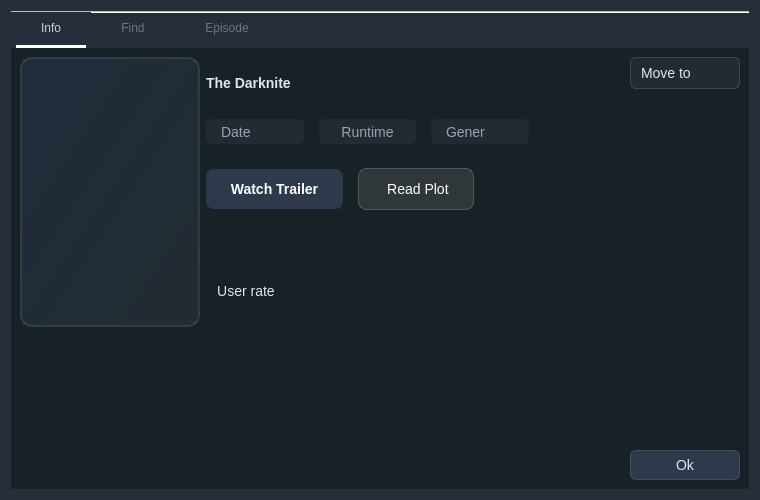
<?xml version="1.0" encoding="UTF-8"?>
<ui version="4.0">
 <class>show</class>
 <widget class="QWidget" name="show">
  <property name="geometry">
   <rect>
    <x>0</x>
    <y>0</y>
    <width>760</width>
    <height>500</height>
   </rect>
  </property>
  <property name="sizePolicy">
   <sizepolicy hsizetype="Maximum" vsizetype="Minimum">
    <horstretch>0</horstretch>
    <verstretch>0</verstretch>
   </sizepolicy>
  </property>
  <property name="minimumSize">
   <size>
    <width>674</width>
    <height>500</height>
   </size>
  </property>
  <property name="maximumSize">
   <size>
    <width>1000</width>
    <height>16777215</height>
   </size>
  </property>
  <property name="windowTitle">
   <string>Form</string>
  </property>
  <property name="styleSheet">
   <string notr="true">/* ===== SCROLL AREAS &amp; CONTAINERS ===== */
QScrollArea, QStackedWidget,
QWidget#scroll_content, 
QWidget#info_scrollarea,
QWidget#scroll_content_2, 
QWidget#info_scrollarea_2,
QListWidget#ep_list_widget {
    background-color: #182126;
    border: none;
}

QWidget#show {
    background-color: #262e39;
}

/* ===== BASE TEXT STYLES ===== */
QLabel, QLineEdit, QPushButton, QComboBox {
    color: #e0e6f0;
    font-size: 14px;
    background-color: transparent;
}

/* ===== INPUT FIELDS ===== */
QLineEdit {
    background-color: rgba(255, 255, 255, 0.05);
    padding: 6px;
    border: none;
    border-bottom: 1px solid rgba(255, 255, 255, 0.2);
    border-radius: 4px;
}

QLineEdit:hover {
    background-color: rgba(255, 255, 255, 0.1);
}

QLineEdit:focus {
    border-bottom: 2px solid #5891ff;
    background-color: rgba(255, 255, 255, 0.12);
    outline: none;
}

/* ===== BUTTONS ===== */
QPushButton {
    background-color: #2e3a4b;
    border: 1px solid rgba(255, 255, 255, 0.15);
    border-radius: 6px;
    padding: 6px 14px;
}

QPushButton:hover {
    background-color: #3c4d63;
    border: 1px solid #5891ff;
}

QPushButton:pressed {
    background-color: #1e2a3a;
    border: 1px solid #4f7de0;
}

QPushButton:disabled {
    color: rgba(255, 255, 255, 0.4);
    background-color: rgba(255, 255, 255, 0.05);
    border: 1px solid rgba(255, 255, 255, 0.1);
}

/* ===== COMBO BOXES ===== */
QComboBox {
    background-color: rgba(255, 255, 255, 0.05);
    border: 1px solid rgba(255, 255, 255, 0.15);
    border-radius: 6px;
    padding: 6px 10px;
}

QComboBox:hover {
    background-color: rgba(255, 255, 255, 0.1);
    border: 1px solid #5891ff;
}

QComboBox:focus {
    border: 1px solid #5891ff;
    background-color: rgba(255, 255, 255, 0.12);
    outline: none;
}

QComboBox::drop-down {
    border: none;
    width: 25px;
    background-color: transparent;
}

QComboBox::down-arrow {
    image: url(:/icons/Icons/sort_by.png);
    width: 20px;
    height: 20px;
}

QComboBox QAbstractItemView {
    background-color: #2e3a4b;
    color: #e0e6f0;
    border: 1px solid #5891ff;
    selection-background-color: #3c4d63;
    selection-color: #ffffff;
}

/* ===== TABS ===== */
QTabWidget::pane {
    border: none;
    background: transparent;
}

QTabBar {
    qproperty-drawBase: 0;
    alignment: center;
}

QTabBar::tab {
    background: transparent;
    color: #6d747e;
    padding: 10px 25px;
    margin: 0px 5px;
    font: 13pt &quot;Segoe UI&quot;;
    border-bottom: 3px solid transparent;
}

QTabBar::tab:selected {
    color: #cad1d9;
    border-bottom: 3px solid #fbffff;
}

QTabBar::tab:hover {
    color: #cad1d9;
}

/* ===== LABELS ===== */
QLabel#show_image_lable {
    border: none;
    border-radius: 6px;
    padding: 4px;
}

QDialog {
    background-color:#182126;    /* your dark color */
    color: white;
}

QDialog QLabel {
    color: white;
}


QScrollArea {
    border: none;
    background-color: transparent;
}

QScrollBar:vertical {
    border: none;
    background: transparent;
    width: 8px;
    margin: 0px;
}

QScrollBar::handle:vertical {
    background: rgba(255, 255, 255, 0.2);
    min-height: 30px;
    border-radius: 4px;
}

QScrollBar::handle:vertical:hover {
    background: rgba(255, 255, 255, 0.3);
}

QScrollBar::handle:vertical:pressed {
    background: rgba(255, 255, 255, 0.4);
}

QScrollBar::add-line:vertical,
QScrollBar::sub-line:vertical,
QScrollBar::add-page:vertical,
QScrollBar::sub-page:vertical {
    background: none;
    height: 0px;
}

/* Horizontal */
QScrollBar:horizontal {
    border: none;
    background: transparent;
    height: 8px;
    margin: 0px;
}

QScrollBar::handle:horizontal {
    background: rgba(255, 255, 255, 0.2);
    min-width: 30px;
    border-radius: 4px;
}

QScrollBar::handle:horizontal:hover {
    background: rgba(255, 255, 255, 0.3);
}

QScrollBar::handle:horizontal:pressed {
    background: rgba(255, 255, 255, 0.4);
}

QScrollBar::add-line:horizontal,
QScrollBar::sub-line:horizontal,
QScrollBar::add-page:horizontal,
QScrollBar::sub-page:horizontal {
    background: none;
    width: 0px;
}</string>
  </property>
  <layout class="QGridLayout" name="gridLayout">
   <item row="0" column="0">
    <widget class="QTabWidget" name="tabWidget">
     <property name="currentIndex">
      <number>0</number>
     </property>
     <property name="documentMode">
      <bool>true</bool>
     </property>
     <widget class="QWidget" name="tab">
      <attribute name="title">
       <string>Info</string>
      </attribute>
      <layout class="QGridLayout" name="gridLayout_3">
       <property name="leftMargin">
        <number>9</number>
       </property>
       <property name="topMargin">
        <number>9</number>
       </property>
       <property name="rightMargin">
        <number>9</number>
       </property>
       <property name="bottomMargin">
        <number>9</number>
       </property>
       <property name="horizontalSpacing">
        <number>6</number>
       </property>
       <item row="0" column="1">
        <widget class="QComboBox" name="status_combobox">
         <property name="sizePolicy">
          <sizepolicy hsizetype="Fixed" vsizetype="Fixed">
           <horstretch>0</horstretch>
           <verstretch>0</verstretch>
          </sizepolicy>
         </property>
         <property name="minimumSize">
          <size>
           <width>110</width>
           <height>0</height>
          </size>
         </property>
         <property name="maximumSize">
          <size>
           <width>100</width>
           <height>16777215</height>
          </size>
         </property>
         <property name="styleSheet">
          <string notr="true"/>
         </property>
         <property name="iconSize">
          <size>
           <width>16</width>
           <height>16</height>
          </size>
         </property>
         <property name="placeholderText">
          <string>Move to</string>
         </property>
         <property name="frame">
          <bool>false</bool>
         </property>
        </widget>
       </item>
       <item row="3" column="1">
        <widget class="QPushButton" name="ok_button">
         <property name="text">
          <string>Ok</string>
         </property>
        </widget>
       </item>
       <item row="0" column="0" rowspan="2">
        <layout class="QHBoxLayout" name="horizontalLayout_6">
         <item>
          <widget class="QLabel" name="cover_lable">
           <property name="minimumSize">
            <size>
             <width>180</width>
             <height>270</height>
            </size>
           </property>
           <property name="maximumSize">
            <size>
             <width>180</width>
             <height>270</height>
            </size>
           </property>
           <property name="styleSheet">
            <string notr="true">background: qlineargradient(x1:0, y1:0, x2:1, y2:1, stop:0 rgba(88, 145, 255, 0.1), stop:1 rgba(255, 255, 255, 0.05));
border: 2px solid rgba(255, 255, 255, 0.1);
border-radius: 12px;
font-size: 11px;
color: #666;</string>
           </property>
           <property name="text">
            <string/>
           </property>
          </widget>
         </item>
         <item>
          <layout class="QVBoxLayout" name="verticalLayout">
           <property name="spacing">
            <number>15</number>
           </property>
           <property name="topMargin">
            <number>4</number>
           </property>
           <item>
            <widget class="QLabel" name="title_lable">
             <property name="sizePolicy">
              <sizepolicy hsizetype="Preferred" vsizetype="Expanding">
               <horstretch>0</horstretch>
               <verstretch>0</verstretch>
              </sizepolicy>
             </property>
             <property name="maximumSize">
              <size>
               <width>296</width>
               <height>25</height>
              </size>
             </property>
             <property name="font">
              <font>
               <pointsize>-1</pointsize>
               <bold>true</bold>
              </font>
             </property>
             <property name="styleSheet">
              <string notr="true"/>
             </property>
             <property name="text">
              <string>The Darknite</string>
             </property>
             <property name="alignment">
              <set>Qt::AlignmentFlag::AlignLeading|Qt::AlignmentFlag::AlignLeft|Qt::AlignmentFlag::AlignVCenter</set>
             </property>
            </widget>
           </item>
           <item>
            <layout class="QHBoxLayout" name="horizontalLayout_3">
             <item>
              <widget class="QLabel" name="released_lable">
               <property name="sizePolicy">
                <sizepolicy hsizetype="Preferred" vsizetype="Minimum">
                 <horstretch>0</horstretch>
                 <verstretch>0</verstretch>
                </sizepolicy>
               </property>
               <property name="maximumSize">
                <size>
                 <width>1111111</width>
                 <height>25</height>
                </size>
               </property>
               <property name="styleSheet">
                <string notr="true">color: #94a3b8;
font-size: 14px;
background: rgba(255, 255, 255, 0.05);
padding: 6px 12px;
border-radius: 6px;</string>
               </property>
               <property name="text">
                <string>Date</string>
               </property>
               <property name="alignment">
                <set>Qt::AlignmentFlag::AlignLeading|Qt::AlignmentFlag::AlignLeft|Qt::AlignmentFlag::AlignVCenter</set>
               </property>
              </widget>
             </item>
             <item>
              <widget class="QLabel" name="runtime__lable">
               <property name="sizePolicy">
                <sizepolicy hsizetype="Preferred" vsizetype="Expanding">
                 <horstretch>0</horstretch>
                 <verstretch>0</verstretch>
                </sizepolicy>
               </property>
               <property name="maximumSize">
                <size>
                 <width>16777215</width>
                 <height>25</height>
                </size>
               </property>
               <property name="styleSheet">
                <string notr="true">color: #94a3b8;
font-size: 14px;
background: rgba(255, 255, 255, 0.05);
padding: 6px 12px;
border-radius: 6px;</string>
               </property>
               <property name="text">
                <string>Runtime</string>
               </property>
               <property name="alignment">
                <set>Qt::AlignmentFlag::AlignCenter</set>
               </property>
              </widget>
             </item>
             <item>
              <widget class="QLabel" name="gener_lable">
               <property name="sizePolicy">
                <sizepolicy hsizetype="Preferred" vsizetype="Expanding">
                 <horstretch>0</horstretch>
                 <verstretch>0</verstretch>
                </sizepolicy>
               </property>
               <property name="maximumSize">
                <size>
                 <width>16777215</width>
                 <height>25</height>
                </size>
               </property>
               <property name="styleSheet">
                <string notr="true">color: #94a3b8;
font-size: 14px;
background: rgba(255, 255, 255, 0.05);
padding: 6px 12px;
border-radius: 6px;</string>
               </property>
               <property name="text">
                <string>Gener</string>
               </property>
               <property name="alignment">
                <set>Qt::AlignmentFlag::AlignLeading|Qt::AlignmentFlag::AlignLeft|Qt::AlignmentFlag::AlignVCenter</set>
               </property>
              </widget>
             </item>
            </layout>
           </item>
           <item>
            <layout class="QHBoxLayout" name="horizontalLayout_4">
             <item>
              <widget class="QPushButton" name="trailer_Button">
               <property name="styleSheet">
                <string notr="true">QPushButton {
                background: qlineargradient(x1:0, y1:0, x2:1, y2:0,
                    stop:0 #5891ff, stop:1 #7b3ff2);
                border: none;
                border-radius: 8px;
                padding: 12px 24px;
                color: white;
                font-size: 14px;
                font-weight: bold;
            }
            QPushButton:hover {
                background: qlineargradient(x1:0, y1:0, x2:1, y2:0,
                    stop:0 #4a7de0, stop:1 #6a35d9);
            }</string>
               </property>
               <property name="text">
                <string>Watch Trailer</string>
               </property>
               <property name="icon">
                <iconset resource="../resources.qrc">
                 <normaloff>:/icons/Icons/file.png</normaloff>:/icons/Icons/file.png</iconset>
               </property>
              </widget>
             </item>
             <item>
              <widget class="QPushButton" name="description_Button">
               <property name="styleSheet">
                <string notr="true">QPushButton {
                background: rgba(255, 255, 255, 0.1);
                border: 1px solid rgba(255, 255, 255, 0.2);
                border-radius: 8px;
                padding: 12px 24px;
                color: white;
                font-size: 14px;
            }
            QPushButton:hover {
                background: rgba(255, 255, 255, 0.15);
            }</string>
               </property>
               <property name="text">
                <string> Read Plot</string>
               </property>
               <property name="icon">
                <iconset resource="../resources.qrc">
                 <normaloff>:/icons/Icons/file.png</normaloff>:/icons/Icons/file.png</iconset>
               </property>
              </widget>
             </item>
             <item>
              <widget class="QPushButton" name="favorite_button">
               <property name="maximumSize">
                <size>
                 <width>40</width>
                 <height>40</height>
                </size>
               </property>
               <property name="autoFillBackground">
                <bool>false</bool>
               </property>
               <property name="styleSheet">
                <string notr="true">QPushButton {
    border: none;
    background: transparent;
}
QPushButton:hover {
    background: rgba(255, 0, 0, 0.1);
    border-radius: 5px;
}</string>
               </property>
               <property name="text">
                <string/>
               </property>
               <property name="icon">
                <iconset resource="../resources.qrc">
                 <normaloff>:/icons/Icons/white_heart.png</normaloff>
                 <normalon>:/icons/Icons/blue_heart.png</normalon>:/icons/Icons/white_heart.png</iconset>
               </property>
               <property name="iconSize">
                <size>
                 <width>32</width>
                 <height>32</height>
                </size>
               </property>
               <property name="checkable">
                <bool>true</bool>
               </property>
               <property name="flat">
                <bool>true</bool>
               </property>
              </widget>
             </item>
            </layout>
           </item>
           <item>
            <widget class="QWidget" name="user_rating_widget" native="true">
             <property name="maximumSize">
              <size>
               <width>80</width>
               <height>80</height>
              </size>
             </property>
             <property name="styleSheet">
              <string notr="true">QWidget {

        border: 1px;
        border-radius: 8px;
    }
    QWidget:hover {
        background-color: #2d2d2d;
        border: 1px solid #4a4a4a;
    }
    QLabel {
        border: none;
        background-color: transparent;
    }</string>
             </property>
             <layout class="QVBoxLayout" name="verticalLayout_8">
              <property name="spacing">
               <number>4</number>
              </property>
              <item>
               <widget class="QLabel" name="user_rating_icon_lable">
                <property name="styleSheet">
                 <string notr="true">border:none</string>
                </property>
                <property name="text">
                 <string/>
                </property>
                <property name="pixmap">
                 <pixmap resource="../resources.qrc">:/icons/Icons/star.png</pixmap>
                </property>
                <property name="alignment">
                 <set>Qt::AlignmentFlag::AlignCenter</set>
                </property>
               </widget>
              </item>
              <item>
               <widget class="QLabel" name="user_rating">
                <property name="styleSheet">
                 <string notr="true">border:none</string>
                </property>
                <property name="text">
                 <string>User rate</string>
                </property>
                <property name="alignment">
                 <set>Qt::AlignmentFlag::AlignCenter</set>
                </property>
               </widget>
              </item>
             </layout>
            </widget>
           </item>
          </layout>
         </item>
         <item>
          <spacer name="horizontalSpacer_3">
           <property name="orientation">
            <enum>Qt::Orientation::Horizontal</enum>
           </property>
           <property name="sizeHint" stdset="0">
            <size>
             <width>40</width>
             <height>20</height>
            </size>
           </property>
          </spacer>
         </item>
        </layout>
       </item>
       <item row="2" column="1">
        <spacer name="verticalSpacer_3">
         <property name="orientation">
          <enum>Qt::Orientation::Vertical</enum>
         </property>
         <property name="sizeType">
          <enum>QSizePolicy::Policy::Expanding</enum>
         </property>
         <property name="sizeHint" stdset="0">
          <size>
           <width>20</width>
           <height>40</height>
          </size>
         </property>
        </spacer>
       </item>
       <item row="1" column="1">
        <layout class="QHBoxLayout" name="horizontalLayout_2"/>
       </item>
      </layout>
     </widget>
     <widget class="QWidget" name="tab_3">
      <attribute name="title">
       <string>Find</string>
      </attribute>
      <layout class="QGridLayout" name="gridLayout_2">
       <item row="0" column="0">
        <layout class="QVBoxLayout" name="verticalLayout_4">
         <item>
          <widget class="QLabel" name="label">
           <property name="font">
            <font>
             <family>Nirmala UI</family>
             <pointsize>-1</pointsize>
             <bold>true</bold>
            </font>
           </property>
           <property name="text">
            <string>Find In:-</string>
           </property>
          </widget>
         </item>
         <item>
          <layout class="QVBoxLayout" name="verticalLayout_3">
           <item>
            <widget class="QPushButton" name="find_button_1">
             <property name="text">
              <string>PushButton</string>
             </property>
            </widget>
           </item>
           <item>
            <widget class="QPushButton" name="find_button_2">
             <property name="text">
              <string>PushButton</string>
             </property>
            </widget>
           </item>
           <item>
            <widget class="QPushButton" name="find_button_3">
             <property name="text">
              <string>PushButton</string>
             </property>
            </widget>
           </item>
           <item>
            <widget class="QPushButton" name="find_button_4">
             <property name="text">
              <string>PushButton</string>
             </property>
            </widget>
           </item>
           <item>
            <spacer name="verticalSpacer_2">
             <property name="orientation">
              <enum>Qt::Orientation::Vertical</enum>
             </property>
             <property name="sizeHint" stdset="0">
              <size>
               <width>20</width>
               <height>40</height>
              </size>
             </property>
            </spacer>
           </item>
          </layout>
         </item>
        </layout>
       </item>
      </layout>
     </widget>
     <widget class="QWidget" name="tab_2">
      <attribute name="title">
       <string>Episode</string>
      </attribute>
      <layout class="QGridLayout" name="gridLayout_12">
       <property name="leftMargin">
        <number>0</number>
       </property>
       <property name="topMargin">
        <number>0</number>
       </property>
       <property name="rightMargin">
        <number>0</number>
       </property>
       <property name="bottomMargin">
        <number>0</number>
       </property>
       <property name="spacing">
        <number>0</number>
       </property>
       <item row="1" column="0">
        <widget class="QListWidget" name="ep_list_widget">
         <property name="alternatingRowColors">
          <bool>false</bool>
         </property>
         <property name="spacing">
          <number>3</number>
         </property>
        </widget>
       </item>
      </layout>
     </widget>
    </widget>
   </item>
  </layout>
 </widget>
 <resources>
  <include location="../resources.qrc"/>
  <include location="C:/Users/bg/.designer/resources.qrc"/>
 </resources>
 <connections>
  <connection>
   <sender>ok_button</sender>
   <signal>clicked()</signal>
   <receiver>show</receiver>
   <slot>close()</slot>
   <hints>
    <hint type="sourcelabel">
     <x>866</x>
     <y>681</y>
    </hint>
    <hint type="destinationlabel">
     <x>822</x>
     <y>-52</y>
    </hint>
   </hints>
  </connection>
 </connections>
</ui>
